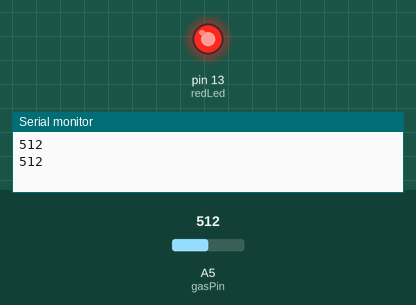
This sketch was run on a simulated Arduino Uno, built with avr-gcc and run on an emulated ATmega328P. On the bench: output pins drawn as LEDs (lit = HIGH), the last lines printed to the serial monitor. The test bench sets the inputs (shaded band); at power-on: A5 (gasPin) = 512.

Above: at 1.8 s.
1.9 s: A5 (gasPin) set to 409
3.4 s: A5 (gasPin) set to 382
At 4.6 s:
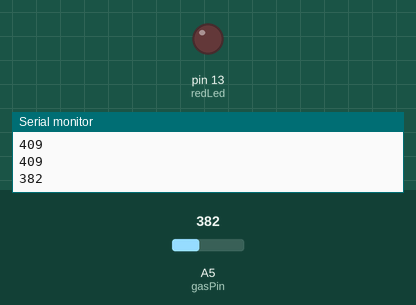
5.5 s: A5 (gasPin) set to 410
At 7.2 s:
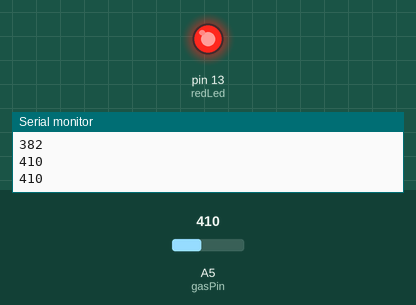
7.5 s: A5 (gasPin) set to 390
At 8.8 s:
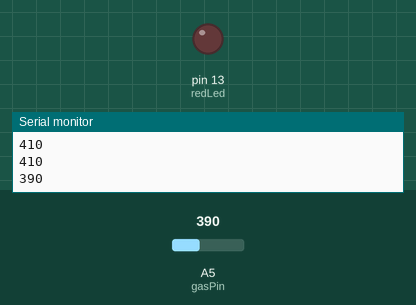
Timing chart, 0 to 10.5 s (numbered marks = the images above; inputs shaded):
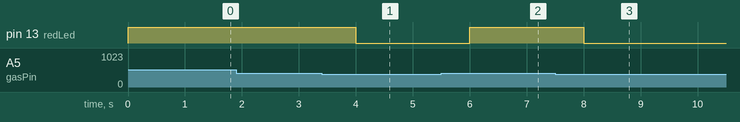

Measured:
- the behaviour switches between 401 and 400 on A5 (gasPin) (found by bisection; images 0 and 1)
- after the input at 3.4 s, pin 13 (redLed): HIGH → LOW after 0.60 s
- after the input at 5.5 s, pin 13 (redLed): LOW → HIGH after 0.50 s
- after the input at 7.5 s, pin 13 (redLed): HIGH → LOW after 0.50 s

The sketch:

MQ-2_With_Feather.ino
```cpp
const int gasPin = A5; //GAS sensor output pin to Feather analog A0 pin
// Your threshold value
int sensorThres = 400;
int redLed = 13;

void setup()
{
  pinMode(redLed, OUTPUT);
  pinMode(gasPin, INPUT);
  Serial.begin(9600); //Initialize serial port - 9600 bps
}

void loop()
{
  int analogSensor = analogRead(gasPin);
  Serial.println(analogSensor);
   // Checks if it has reached the threshold value
  if (analogSensor > sensorThres)
  {
    digitalWrite(redLed, HIGH);
  }
  else
  {
    digitalWrite(redLed, LOW);
  }
  delay(1000); // Print value every 1 sec.
}
```
